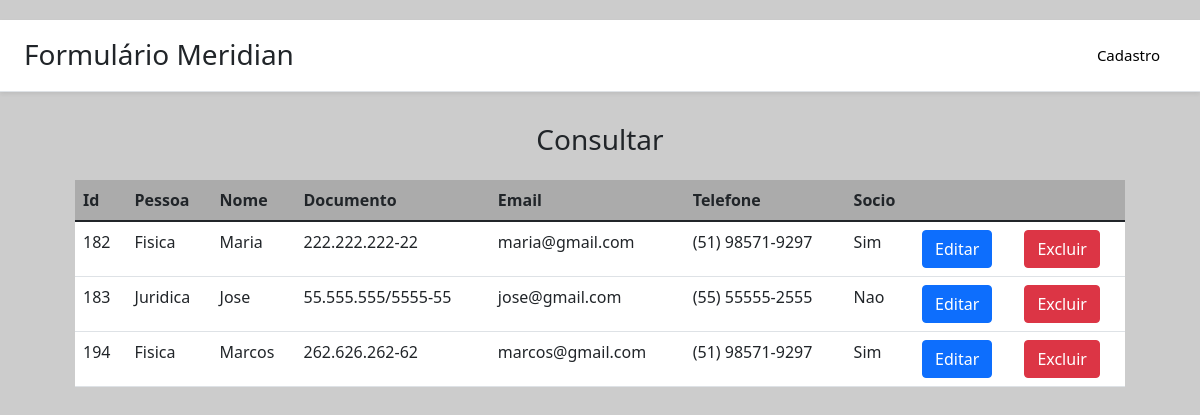
/consulta.php, run on the app's committed database.
### tables this page shows
CREATE TABLE IF NOT EXISTS `clientes` (
  `id` int(5) NOT NULL AUTO_INCREMENT,
  `pessoa` varchar(20) NOT NULL,
  `nome` varchar(255) NOT NULL,
  `documento` varchar(20) NOT NULL,
  `email` varchar(255) NOT NULL,
  `telefone` varchar(20) NOT NULL,
  `socio` varchar(10) NOT NULL,
  PRIMARY KEY (`id`)
);

### bd/consultabd.php (the view)
<?php
	include_once('conexao.php');
    $query = $link->query("select * from clientes");
    while($registros = $query->fetch_assoc()) :
        $id = $registros['id'];
        $pessoa = $registros['pessoa'];
        $nome = $registros['nome'];
        $documento = $registros['documento'];
        $email = $registros['email'];
        $telefone = $registros['telefone'];
		$socio = $registros['socio'];
        echo "<tr>";
		echo "
		<td>$id</td>
		<td>$pessoa</td>
		<td>$nome</td>
		<td>$documento</td>
		<td>$email</td>
		<td>$telefone</td>
		<td>$socio</td>
		<td><a href='edita.php?id=$id' class='btn btn-primary' >Editar</td>
		<td><a id='".$id."' class='btn btn-danger btnExcluir'>Excluir</td>";
		echo "</tr>";
	endwhile;
?>

### consulta.php (shortened to what this page needs)
<!DOCTYPE html>
<html lang="pt-br">
	<head>
		<link rel="stylesheet" href="./node_modules/bootstrap/dist/css/bootstrap.css">
		<link href="css/bootstrap.css" rel="stylesheet">
		<link href="css/cssStyle.css" rel="stylesheet">
	</head>
	<body>
		<div class="d-flex flex-column flex-md-row align-items-center p-2 px-md-4 mb-3 bg-white border-bottom shadow-sm justify-content-between">
            <h3 class="my-1 mr-md-auto font-weight-normal">Formulário Meridian</h5>
			<a class="p-2 m-2 btnMenuNav" href="index.php">Cadastro</a>
		</div>
		<form class="form-cad consulta"  id="form_consulta" action="" method="post" enctype="multipart/form-data">
			<div class="text-center mb-4">
				<h1 class="h3 mb-3 font-weight-normal">Consultar</h1>
			</div>
			<table class="table">
				<thead class="thead-dark head-table">
					<tr>
						<th>Id</th>
						<th>Pessoa</th>
						<th>Nome</th>
						<th>Documento</th>
						<th>Email</th>
						<th>Telefone</th>
						<th>Socio</th>
                        <th></th>
                        <th></th>
					</tr>
				</thead>
				<tbody>
					<?php
						include_once 'bd/consultabd.php';
					?>
				</tbody>
			</table>
		</form>
	</body>
</html>

### css/cssStyle.css (style rules this page uses)
html, body { height: 100%; }
body { display: -ms-flexbox; display: block; -ms-flex-align: center; align-items: center; padding-top: 20px; padding-bottom: 40px; background-color: #ccc }
.form-cad { width: 100%; padding: 15px; margin: auto; }
.consulta { max-width: 90%; }
table { font-size: initial; background-color: rgb(255, 255, 255); }
.head-table { background-color: rgb(171 171 171); }
.btnMenuNav { color: black; font-size: 15px; text-decoration: none; }

### data on the page
clientes: id "182", pessoa "Fisica", nome "Maria", documento "222.222.222-22", email "maria@gmail.com", telefone "(51) 98571-9297", socio "Sim"
clientes: id "183", pessoa "Juridica", nome "Jose", documento "55.555.555/5555-55", email "jose@gmail.com", telefone "(55) 55555-2555", socio "Nao"
clientes: id "194", pessoa "Fisica", nome "Marcos", documento "262.626.262-62", email "marcos@gmail.com", telefone "(51) 98571-9297", socio "Sim"
